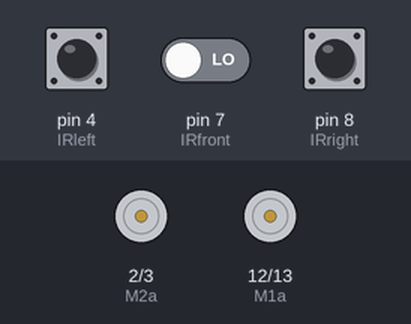
This sketch was run on a simulated Arduino Uno, built with avr-gcc and run on an emulated ATmega328P. Shown: motor-driver pin pairs drawn as motors (green arrow = first pin HIGH = forward, orange = second pin HIGH = backward, longer = more drive). The inputs (shaded band) are chosen by the test bench; at power-on: pin 4 (IRleft) HIGH, pin 8 (IRright) HIGH, pin 7 (IRfront) LOW.

Above: at 1.2 s.
1.3 s: pin 4 (IRleft) pulled LOW for 1 s
At 3.2 s:
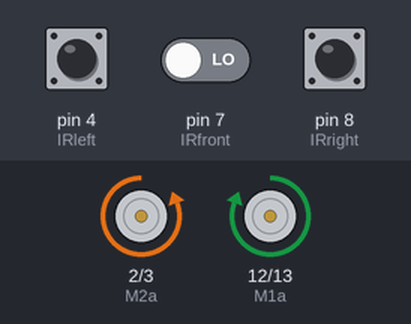
4.3 s: pin 8 (IRright) pulled LOW for 3.2 s
At 8.3 s:
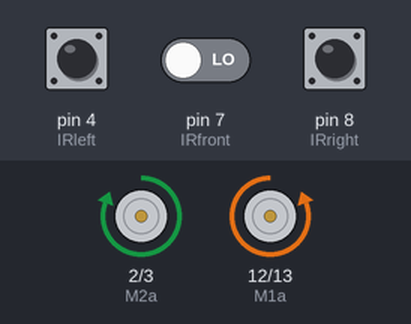
9.0 s: pin 7 (IRfront) driven HIGH
At 9.5 s:
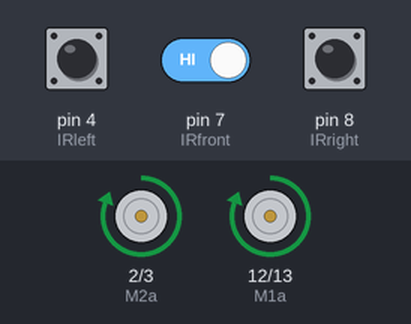
10.5 s: pin 4 (IRleft) driven LOW and pin 8 (IRright) driven LOW
At 10.9 s:
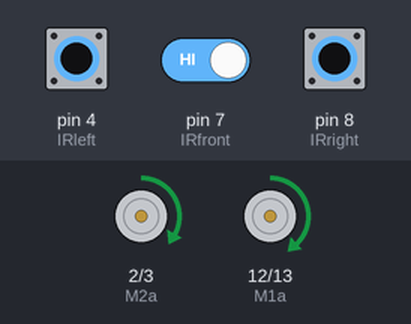
12.0 s: pin 4 (IRleft) driven HIGH
At 12.8 s:
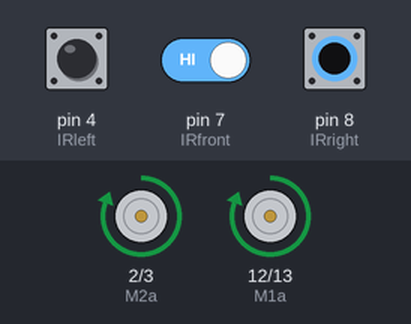
13.5 s: pin 7 (IRfront) driven LOW
At 13.7 s:
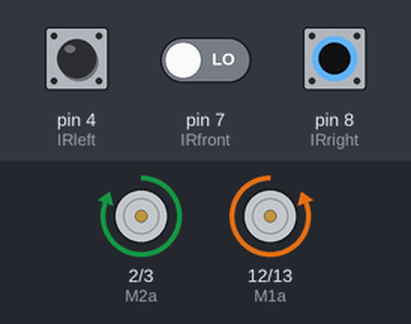
Timing chart, 0 to 17.5 s (numbered marks = the images above; inputs shaded):
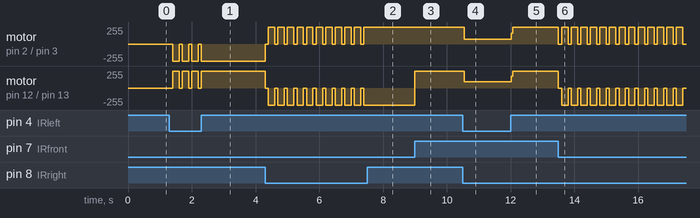

The sketch:

threesensorcar_mar11.ino
```cpp
int M1a = 12;
int M1b = 13;

int M2a = 2;
int M2b = 3;

int IRfront = 7;
int IRright = 8;
int IRleft = 4;

int signalfront;
int signalright;
int signalleft;

void setup() {
  // put your setup code hee, to run once:
  pinMode(M1a, OUTPUT);
  pinMode(M1b, OUTPUT);
  pinMode(M2a, OUTPUT);
  pinMode(M2b, OUTPUT);
  pinMode(IRfront, INPUT);
  pinMode(IRright, INPUT);
  pinMode(IRleft, INPUT);
  //Serial.begin(9600);
}

void forward() {
  digitalWrite(M1a, HIGH);
  digitalWrite(M1b, LOW);
  digitalWrite(M2a, HIGH);
  digitalWrite(M2b, LOW);
}

void right() {
  digitalWrite(M1a, HIGH);
  digitalWrite(M1b, LOW);
  digitalWrite(M2a, LOW);
  digitalWrite(M2b, HIGH);
}

void left() {
  digitalWrite(M1a, LOW);
  digitalWrite(M1b, HIGH);
  digitalWrite(M2a, HIGH);
  digitalWrite(M2b, LOW);
}

void backward() {
  digitalWrite(M1a, LOW);
  digitalWrite(M2a, HIGH);
  digitalWrite(M1b, LOW);
  digitalWrite(M2b, HIGH);
}

void stop() {
  digitalWrite(M1a, LOW);
  digitalWrite(M2a, LOW);
  digitalWrite(M1b, LOW);
  digitalWrite(M2b, LOW);
}

void loop() {
  signalfront = digitalRead(IRfront);
  signalright = digitalRead(IRright);
  signalleft = digitalRead(IRleft);
  //Serial.println(String("Front : ") + signalfront);
  //Serial.println(String("Left : ") + signalfront);
  //Serial.println(String("Right : ") + signalfront);
  //delay (100);
  if (signalfront == 1) {
    forward();
    //Serial.println("forward");
  }
  if (signalfront == 0) {
    if (signalright == 0) {
      stop();
      delay(100);
      left();
      delay(200);
      //Serial.println("left");
    }
    if (signalleft == 0) {
      stop();
      delay(100);
      right();
      delay(200);
      //Serial.println("right");
    }
  }
  if (signalright == 0) {
    if (signalleft == 0) {
      stop();
      //Serial.println("stop");
    }
  }

  //
}
```

Measured:
- after the input at 4.3 s, motor on pin 2 (M2a) / pin 3 (M2b): alternates forward 255/255 for 0.20 s and stopped for 0.10 s, 22 changes in all, then stays forward 255/255, starting at once; motor on pin 12 (M1a) / pin 13 (M1b): alternates backward 255/255 for 0.20 s and stopped for 0.10 s, 22 changes in all, then stays backward 255/255, starting at once
- after the input at 9.0 s, motor on pin 12 (M1a) / pin 13 (M1b): backward 255/255 → forward 255/255 at once
- after the input at 10.5 s, motor on pin 2 (M2a) / pin 3 (M2b): forward 255/255 → forward 73/255 at once; motor on pin 12 (M1a) / pin 13 (M1b): forward 255/255 → forward 92/255 at once
- after the input at 12.0 s, motor on pin 2 (M2a) / pin 3 (M2b): forward 73/255 → forward 255/255 at once; motor on pin 12 (M1a) / pin 13 (M1b): forward 92/255 → forward 255/255 at once
- after the input at 13.5 s, motor on pin 2 (M2a) / pin 3 (M2b): alternates forward 255/255 for 0.20 s and stopped for 0.10 s, starting at once; motor on pin 12 (M1a) / pin 13 (M1b): alternates backward 255/255 for 0.20 s and stopped for 0.10 s, starting at once
